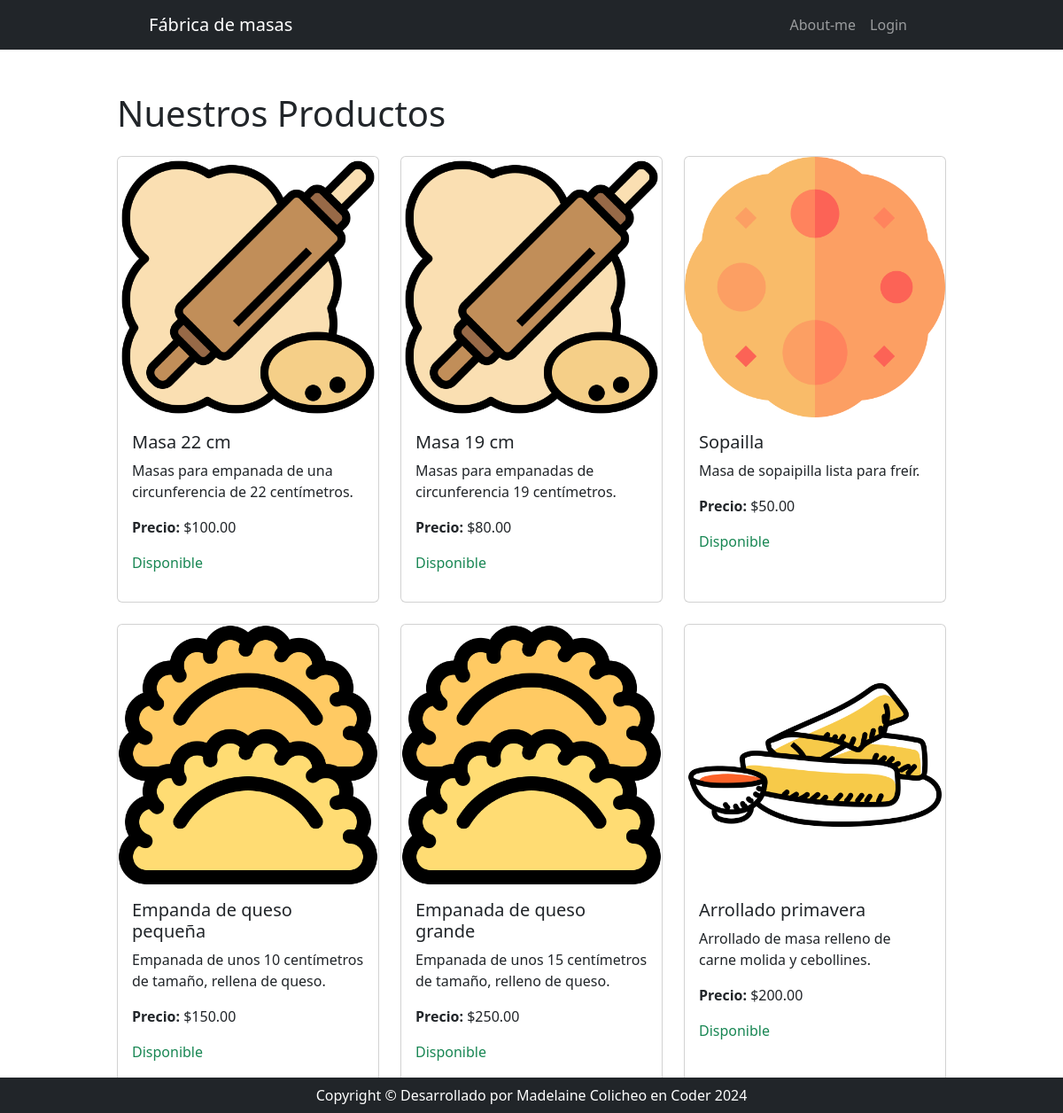
/productos/, run on the app's committed database.
### app/models.py (models this page shows, shortened)
class Producto(models.Model):
    nombre = models.CharField(max_length=100)
    descripcion = models.TextField()
    categoria = models.ForeignKey(Categoria, on_delete=models.CASCADE)
    precio = models.DecimalField(max_digits=10, decimal_places=2)
    imagen = models.ImageField(upload_to='productos/')
    disponibilidad = models.BooleanField(default=True)

### app/views.py (the view)
# urls.py: path('productos/', views.productos, name='productos'),  # URL para la vista de productos
def productos(request):
    productos = Producto.objects.all()
    return render(request, 'app/productos.html', {'productos': productos})

### app/templates/app/productos.html (shortened to what this page needs)
{% load static %}
<!DOCTYPE html>
<html lang="es">
<head>
    <link href="https://cdn.jsdelivr.net/npm/bootstrap@5.2.3/dist/css/bootstrap.min.css" rel="stylesheet">
    <link href="{% static 'core/css/styles.css' %}" rel="stylesheet">
</head>
<body>
    {% include 'app/componentes/navbar.html' %}
    <div class="container mt-5">
        <h1 class="mb-4">Nuestros Productos</h1>
        <div class="row">
            {% for producto in productos %}
            <div class="col-md-4 mb-4">
                <div class="card h-100">
                    <img src="{{ producto.imagen.url }}" class="card-img-top" alt="{{ producto.nombre }}">
                    <div class="card-body">
                        <h5 class="card-title">{{ producto.nombre }}</h5>
                        <p class="card-text">{{ producto.descripcion }}</p>
                        <p class="card-text"><strong>Precio: </strong>${{ producto.precio }}</p>
                        {% if producto.disponibilidad %}
                        <p class="text-success">Disponible</p>
                        {% else %}
                        <p class="text-danger">No Disponible</p>
                        {% endif %}
                    </div>
                </div>
            </div>
            {% endfor %}
        </div>
    </div>
    {% include 'app/componentes/footer.html' %}
</body>
</html>

### app/templates/app/componentes/navbar.html (shortened to what this page needs)
<nav class="navbar navbar-expand-lg navbar-dark bg-dark">
    <div class="container px-5">
        <a class="navbar-brand" href="#!">Fábrica de masas</a>
        <div class="collapse navbar-collapse" id="navbarSupportedContent">
            <ul class="navbar-nav ms-auto mb-2 mb-lg-0">
                {% if user.is_authenticated %}
                    <li class="nav-item"><a class="nav-link" href="{% url 'app:index' %}">Inicio</a></li>
                    <li class="nav-item"><a class="nav-link" href="{% url 'app:productos' %}">Productos</a></li>
                    <li class="nav-item"><a class="nav-link" href="{% url 'app:about' %}">Acerca de mí</a></li>
                    <li class="nav-item">
                        <form action="{% url 'app:logout' %}" method="post">
                            {% csrf_token %}
                            <button class="nav-link btn btn-link" type="submit">Logout</button>
                        </form>
                    </li>
                {% else %}
                    <li class="nav-item"><a class="nav-link" href="{% url 'app:about' %}">About-me</a></li>
                    <li class="nav-item"><a class="nav-link" href="{% url 'app:login' %}">Login</a></li>
                {% endif %}
            </ul>
        </div>
    </div>
</nav>

### app/templates/app/componentes/footer.html
<footer class="py-2 bg-dark fixed-bottom">
    <div class="container px-4 px-lg-5">
        <p class="m-0 text-center text-white">Copyright &copy; Desarrollado por Madelaine Colicheo en Coder 2024</p>
    </div>
</footer>

### data on the page
Producto: imagen (picture), nombre "Masa 22 cm", descripcion "Masas para empanada de una circunferencia de 22 centímetros.", precio "100.00", disponibilidad "Disponible"
Producto: imagen (picture), nombre "Masa 19 cm", descripcion "Masas para empanadas de circunferencia 19 centímetros.", precio "80.00", disponibilidad "Disponible"
Producto: imagen (picture), nombre "Sopailla", descripcion "Masa de sopaipilla lista para freír.", precio "50.00", disponibilidad "Disponible"
Producto: imagen (picture), nombre "Empanda de queso pequeña", descripcion "Empanada de unos 10 centímetros de tamaño, rellena de queso.", precio "150.00", disponibilidad "Disponible"
Producto: imagen (picture), nombre "Empanada de queso grande", descripcion "Empanada de unos 15 centímetros de tamaño, relleno de queso.", precio "250.00", disponibilidad "Disponible"
Producto: imagen (picture), nombre "Arrollado primavera", descripcion "Arrollado de masa relleno de carne molida y cebollines.", precio "200.00", disponibilidad "Disponible"
